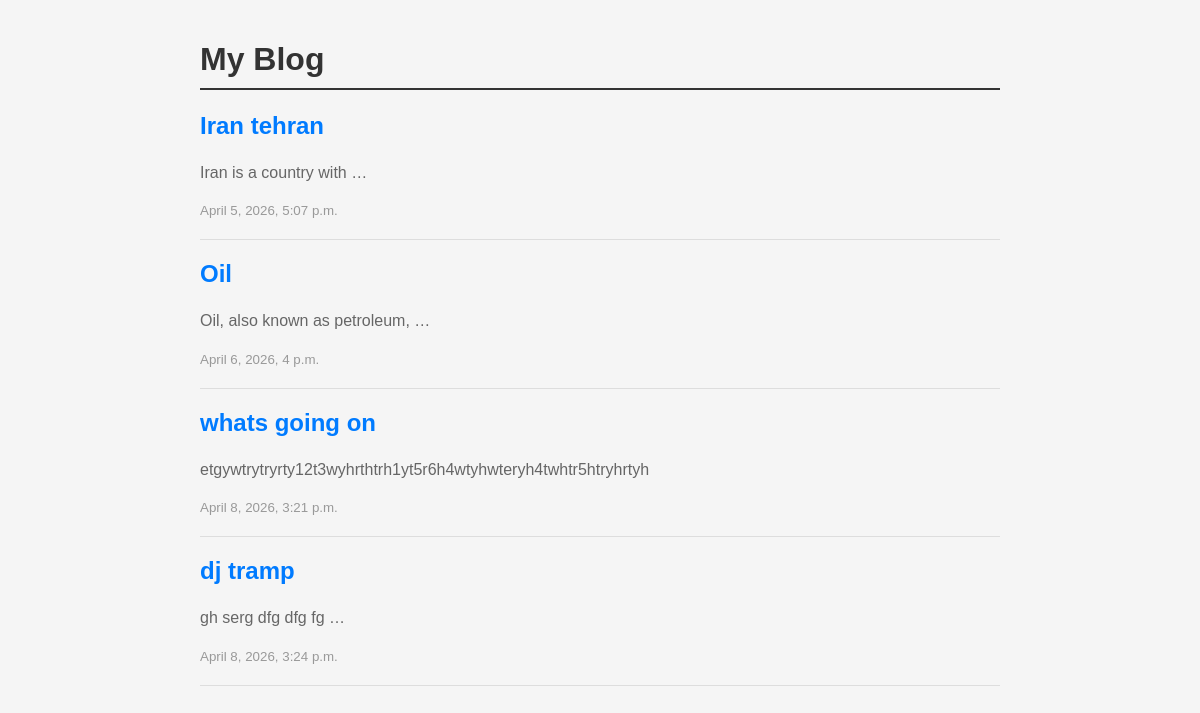
The page /blog/ on the database as committed earlier.
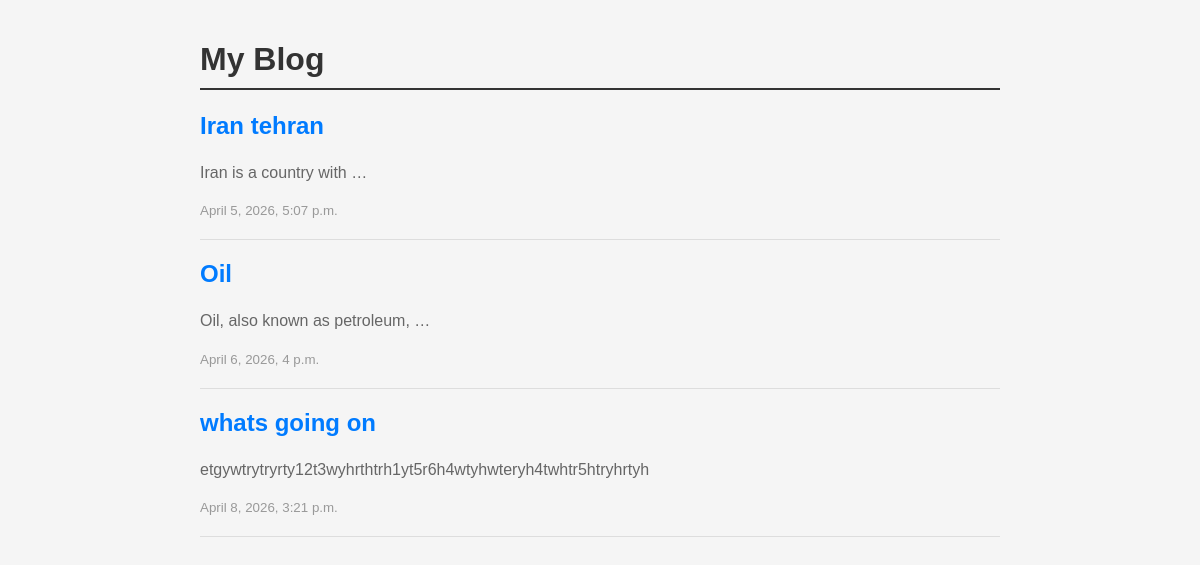
The same page on the database as committed later.
### blog/models.py (models this page shows, shortened)
class Post(models.Model):
    title = models.CharField(max_length=200)
    body = models.TextField()
    created_at = models.DateTimeField(auto_now_add=True)

### blog/views.py (the view)
# urls.py: path('', views.post_list, name='post_list'),
def post_list(request):
    posts = Post.objects.all()
    return render(request, 'blog/post_list.html', {'posts': posts})

### blog/templates/blog/post_list.html (shortened to what this page needs)
{% load static %}
<!DOCTYPE html>
<html>
<head>
    <link rel="stylesheet" href="{% static 'blog/style.css' %}">
</head>
<body>
    <h1>My Blog</h1>
    {% for post in posts %}
        <h2><a href="{% url 'post_detail' post.pk %}">{{ post.title }}</a></h2>
        <p>{{ post.body|truncatewords:5 }}</p>
        <small>{{ post.created_at }}</small>
        <hr>
    {% endfor %}
</body>
</html>

Rows that differ between the two databases and show on the page:
removed Post: title "dj tramp", body "gh serg dfg dfg fg …", created_at "April 8, 2026, 3:24 p.m."
